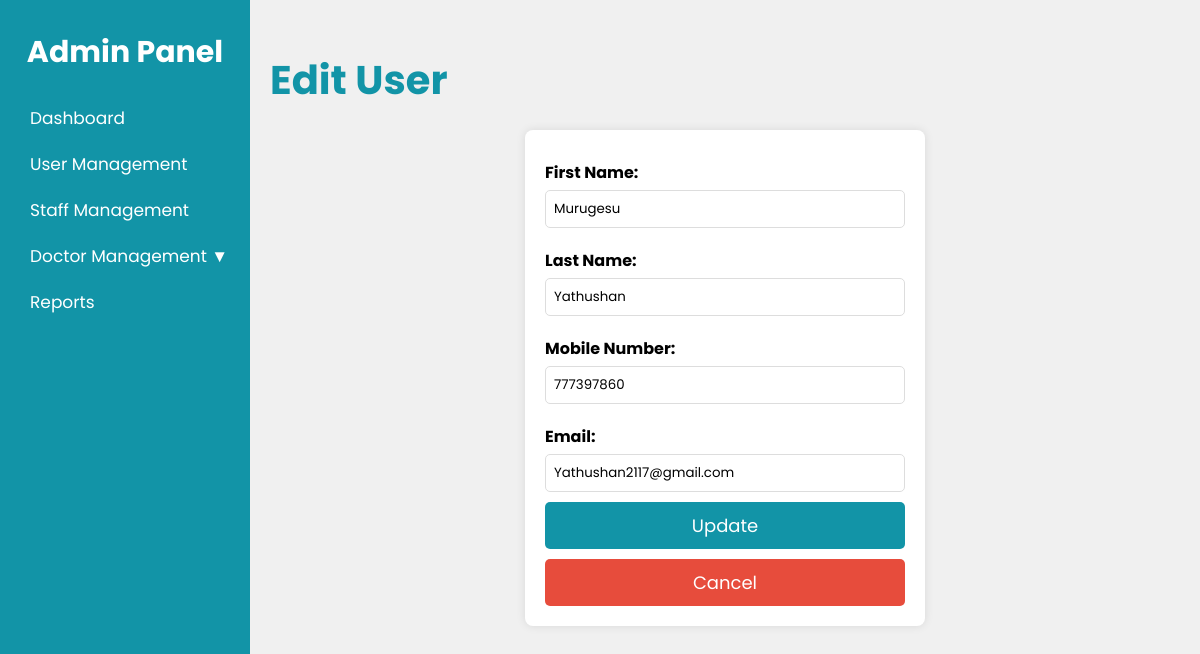
The app's page /Admin/edit_user.php?id=1 with its own data.
### tables this page shows
CREATE TABLE IF NOT EXISTS `users` (
  `id` int NOT NULL AUTO_INCREMENT,
  `firstName` varchar(50) NOT NULL,
  `lastName` varchar(50) NOT NULL,
  `email` varchar(50) NOT NULL,
  `password` varchar(50) NOT NULL,
  `mobileNumber` varchar(15) DEFAULT NULL,
  PRIMARY KEY (`id`),
  UNIQUE KEY `id` (`id`)
);

### Admin/edit_user.php (the view, shortened to what this page needs)
<?php
include('connect.php');
$user_id = $_GET['id'];
$sql = "SELECT id, firstName, lastName, email, mobileNumber FROM users WHERE id = ?";
$stmt = $conn->prepare($sql);
$stmt->bind_param("i", $user_id);
$stmt->execute();
$result = $stmt->get_result();
$user = $result->fetch_assoc();
?>
<!DOCTYPE html>
<html lang="en">
<head>
    <link rel="stylesheet" type="text/css" href="user_management.css">
</head>
<body>
    <div class="admin-container">
        <nav class="sidebar">
            <h2>Admin Panel</h2>
            <ul>
                <li><a href="dashboard.php">Dashboard</a></li>
                <li><a href="user_management.php">User Management</a></li>
                <li><a href="staff_management.php">Staff Management</a></li>
                <li>
                    <a href="#">Doctor Management ▼</a>
                </li>
                <li><a href="reports.php">Reports</a></li>
            </ul>
        </nav>
        <div class="main-content">
            <h1 class="tittle">Edit User</h1>
            <form method="POST" action="">
                <label for="firstName">First Name:</label>
                <input type="text" name="firstName" value="<?php echo htmlspecialchars($user['firstName'] ?? ''); ?>"
                    required>
                <label for="lastName">Last Name:</label>
                <input type="text" name="lastName" value="<?php echo htmlspecialchars($user['lastName'] ?? ''); ?>"
                    required>
                <label for="mobileNumber">Mobile Number:</label>
                <input type="tel" name="mobileNumber"
                    value="<?php echo htmlspecialchars($user['mobileNumber'] ?? ''); ?>" required>
                <label for="email">Email:</label>
                <input type="email" name="email" value="<?php echo htmlspecialchars($user['email'] ?? ''); ?>" required>
                <button type="submit">Update</button>
                <a href="user_management.php" class="cancel-btn">Cancel</a>
            </form>
        </div>
    </div>
</body>
</html>

### Admin/user_management.css (style rules this page uses)
* { margin: 0; padding: 0; font-family: "Poppins", sans-serif; box-sizing: border-box; }
body { background-color: #f0f0f0; }
.admin-container { display: flex; flex-direction: row; }
.sidebar { width: 250px; background-color: #1294A7; color: white; height: 100vh; padding-top: 20px; display: flex; flex-direction: column; position: fixed; }
.sidebar h2 { color: white; text-align: center; padding-top: 10px; margin-bottom: 20px; font-size: 30px; }
.sidebar ul { list-style-type: none; padding: 0; }
.sidebar ul li { font-size: 17px; padding: 10px 20px; }
.sidebar ul li a { color: white; text-decoration: none; display: block; padding-left:10px; border-radius: 5px; transition:transform 0.3s, background-color 0.3s ease; }
.main-content { flex-grow: 1; margin-top: 30px; padding: 20px; margin-left: 250px; }
.main-content .tittle { color: #1294A7; font-size: 40px; }
form { background: white; padding: 20px; max-width: 400px; margin: auto; margin-top: 20px; border-radius: 8px; box-shadow: 0px 0px 10px rgba(0, 0, 0, 0.1); }
form label { display: block; margin: 10px 0 5px; font-weight: bold; }
form input { width: 100%; padding: 8px; border: 1px solid #ddd; border-radius: 5px; margin-bottom: 10px; }
button { background-color: #1294A7; color: white; font-size: 18px; padding: 10px; border: none; border-radius: 5px; width: 100%; cursor: pointer; transition: 0.3s; }
.cancel-btn { display: block; text-align: center; font-size: 18px; background-color: #e74c3c; padding: 10px; color: white; text-decoration: none; border-radius: 5px; margin-top: 10px; }

### records on screen
users: firstName "Murugesu", lastName "Yathushan", mobileNumber "777397860", email "Yathushan2117@gmail.com"
